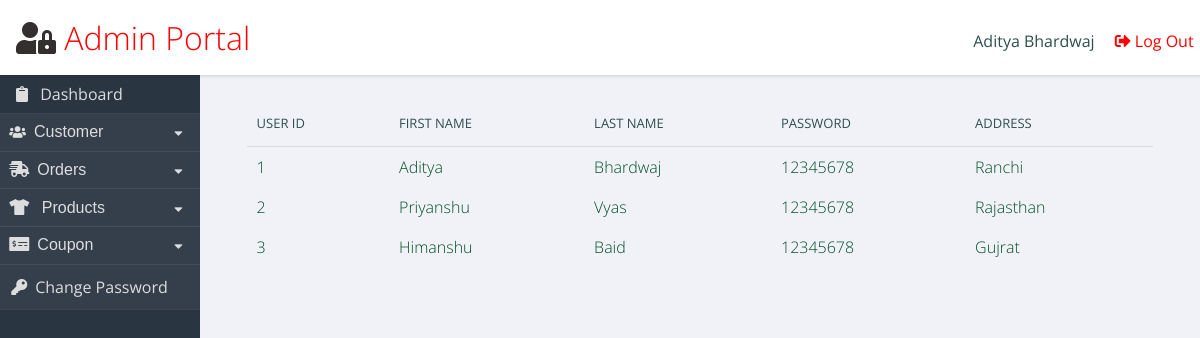
Page /admin.php (signed in) on the committed database.
### tables this page shows
CREATE TABLE `userss` (
  `user_id` int(20) NOT NULL,
  `first_name` varchar(100) NOT NULL,
  `last_name` varchar(100) NOT NULL,
  `password` varchar(34) NOT NULL,
  `wallet` int(20) NOT NULL,
  `address` varchar(200) NOT NULL
);

### admin.php (the view, shortened to what this page needs)
<!DOCTYPE>
<html>
<?php
$conn = OpenCon();
if($_SESSION['logged_in'] == true)
{
	$full_name = $_SESSION['fullname'];
}
?>
<head><link rel="stylesheet" href="https://use.fontawesome.com/releases/v5.8.2/css/all.css"></head>
<header role="banner">
  <h1> <i style="color:#332F2F;" class="fas fa-user-lock"></i> Admin Portal</h1>
  <ul class="utilities">
    <br>
    <li class="users">
      <?php
      echo $full_name;
      ?>
    </a></li>
    <li class="logout"><a href="logout.php"><i class="fas fa-sign-out-alt" style =" margin-right: 4px"></i>Log Out</a></li>
  </ul>
</header>
<nav role='navigation'>
  <ul class="main">
    <li style="padding: 0.5em 1em;"><i class="fas fa-clipboard" style=" margin-right: 8px"></i> Dashboard</li>
    <button class="dropdown-customer-btn" onclick="changecustomercarret();"><i class="fas fa-users" style =" margin-right: 8px"></i><font size="3">Customer</font><i class="fa fa-caret-down" id="customercarret"></i>
    </button>
    <button class="dropdown-order-btn" onclick="changeordercarret()"><font size="3"> <i class="fas fa-shipping-fast" style="margin-right: 8px;"></i>Orders</font><i class="fa fa-caret-down" id="ordercarret"></i>
    </button>
    <button class="dropdown-products-btn" onclick="changeproductcarret()"><font size="3"> <i class="fas fa-tshirt" style="margin-right: 8px;"></i> Products</font><i class="fa fa-caret-down" id="productscarret"></i>
    </button>
    <button class="dropdown-coupon-btn" onclick="changecouponcarret()"><font size="3"><i class="fas fa-money-check-alt"style="margin-right: 8px;"></i>Coupon</font><i class="fa fa-caret-down" id="couponcarret"></i>
    </button>
  <li class = "change_password"><a href="#"><i class="fas fa-key" style=" margin-right: 8px"></i>Change Password</a></li>
  </ul>
</nav>
<main role="main">
  <section class="panel important">
<body onload="hidefield()">
  <div id="vc" style="display: none">
  <center>
  <table>
    <tr>
    <th>User ID</th>
    <th>First Name</th>
    <th>Last Name</th>
    <th>Password</th>
    <th>Address</th>
    </tr>
    <?php
      $users='SELECT * FROM userss';
      $result = mysqli_query($conn,$users);
      if($result->num_rows == 0)
      {
        echo "No customer found. <br>.";
      }
      else
      {
        while($row = $result->fetch_assoc())
        {
          $r_id=$row['user_id'];
          $r_fn=$row['first_name'];
          $r_ln=$row['last_name'];
          $r_password=$row['password'];
          $r_address=$row['address'];
          $user_id_a='<a href="javascript:var z=confirmdeletioncustomer(); if(z == true){window.location.href = \'removecustomerfromid.php?username='.$r_id.'&\';} "><font color=rgb(255,255,255)>'.$r_id.'</font></a>';
          $fn_a='<a href="javascript:var s=confirmdeletioncustomer(); if(s == true){window.location.href = \'removecustomerfromid.php?username='.$r_id.'&\';}"><font color=rgb(255,255,255)>'.$r_fn.'</a></font>';
          $ln_a='<a href="javascript:var t=confirmdeletioncustomer(); if(t == true){window.location.href = \'removecustomerfromid.php?username='.$r_id.'&\';}"><font color=rgb(255,255,255)>'.$r_ln.'</a></font>';
          $pass_a='<a href="javascript:var q=confirmdeletioncustomer(); if(q == true){window.location.href = \'removecustomerfromid.php?username='.$r_id.'&\';}"><font color=rgb(255,255,255)>'.$r_password.'</a></font>';
          $address_a='<a href="javascript:var q=confirmdeletioncustomer(); if(q == true){window.location.href = \'removecustomerfromid.php?username='.$r_id.'&\';}"><font color=rgb(255,255,255)>'.$r_address.'</a></font>';
          echo '<tr><td>'.$user_id_a.'</td><td>'.$fn_a.'</td><td>'.$ln_a.'</td><td>'.$pass_a.'</td><td>'.$address_a.'</td> </tr> ';
        }
      }
    ?>
  </table>
  </center>
</div>
</body>
  </section>
</main>
</html>

### admin.php (style rules this page uses)
html { box-sizing: border-box; }
body { background: #f1f2f7; font-family: "Open Sans", arial, sans-serif; color: darkslategray; }
header[role ="banner"] { background: white; box-shadow: 1px 1px 3px rgba(0, 0, 0, 0.15); }
header[role ="banner"] h1 { margin: 0; font-weight: 300; padding: 1rem; }
header[role="banner"] { padding-right: 0.6em; color: red; }
header[role="banner"] .utilities { width: 100%; background: slategray; color: #ddd; }
header[role="banner"] .utilities li { border-bottom: solid 1px rgba(255, 255, 255, 0.2); }
header[role="banner"] .utilities li a { padding: 0.7em; display: block; }
.dropdown-customer-btn, .dropdown-order-btn, .dropdown-products-btn, .dropdown-coupon-btn { border:none; text-align: left; margin: 0; width:100%; background: #2a3542; color: #ddd; border-bottom: 1px solid rgba(255, 255, 255, 0.08); padding: 0.7em; }
.fa-caret-down { float: right; padding-right: 8px; margin-top: 4px; }
nav[role="navigation"] { background: #2a3542; color: #ddd; }
nav[role="navigation"] li { border-bottom: 1px solid rgba(255, 255, 255, 0.08); }
nav[role="navigation"] li a { color: #ddd; text-decoration: none; display: block; padding: 0.7em; }
nav[role="navigation"] li a, .dropdown-customer-btn, .dropdown-order-btn, .dropdown-products-btn, .dropdown-coupon-btn { cursor:pointer; color: #ddd; background-color: rgba(255, 255, 255, 0.05); }
a { text-decoration: none; color: inherit; }
ul, li { list-style-type: none; margin: 0; padding: 0; }
table { border-collapse: collapse; width: 96%; margin: 2%; }
th { text-align: left; font-weight: 400; font-size: 13px; text-transform: uppercase; border-bottom: 1px solid rgba(0, 0, 0, 0.1); padding: 0 10px; padding-bottom: 14px; }
@media screen and (min-width: 600px) { html, body { height: 100%; } }
@media screen and (min-width: 600px) { header[role="banner"] { position: fixed; top: 0; left: 0; width: 100%; z-index: 99; height: 75px; } }
@media screen and (min-width: 600px) { header[role="banner"] .utilities { position: absolute; top: 0; right: 0; background: transparent; color: darkslategray; width: auto; } }
@media screen and (min-width: 600px) { header[role="banner"] .utilities li { display: inline-block; } }
@media screen and (min-width: 600px) { header[role="banner"] .utilities li a { padding: 0.5em 1em; } }
@media screen and (min-width: 600px) { nav[role="navigation"] { position: fixed; width: 200px; top: 75px; bottom: 0px; left: 0px; } }
@media screen and (min-width: 600px) { main[role="main"] { margin: 75px 0 40px 200px; } }
@media screen and (min-width: 600px) { main[role="main"]:after { content: ""; display: table; clear: both; } }
@media screen and (min-width: 600px) { .panel { margin: 2% 0 0 2%; float: left; width: 96%; } }

### rows in the picture
userss: user_id "1", first_name "Aditya", last_name "Bhardwaj", password "12345678", address "Ranchi"
userss: user_id "2", first_name "Priyanshu", last_name "Vyas", password "12345678", address "Rajasthan"
userss: user_id "3", first_name "Himanshu", last_name "Baid", password "12345678", address "Gujrat"

### other values in the picture
$full_name "Aditya Bhardwaj"
